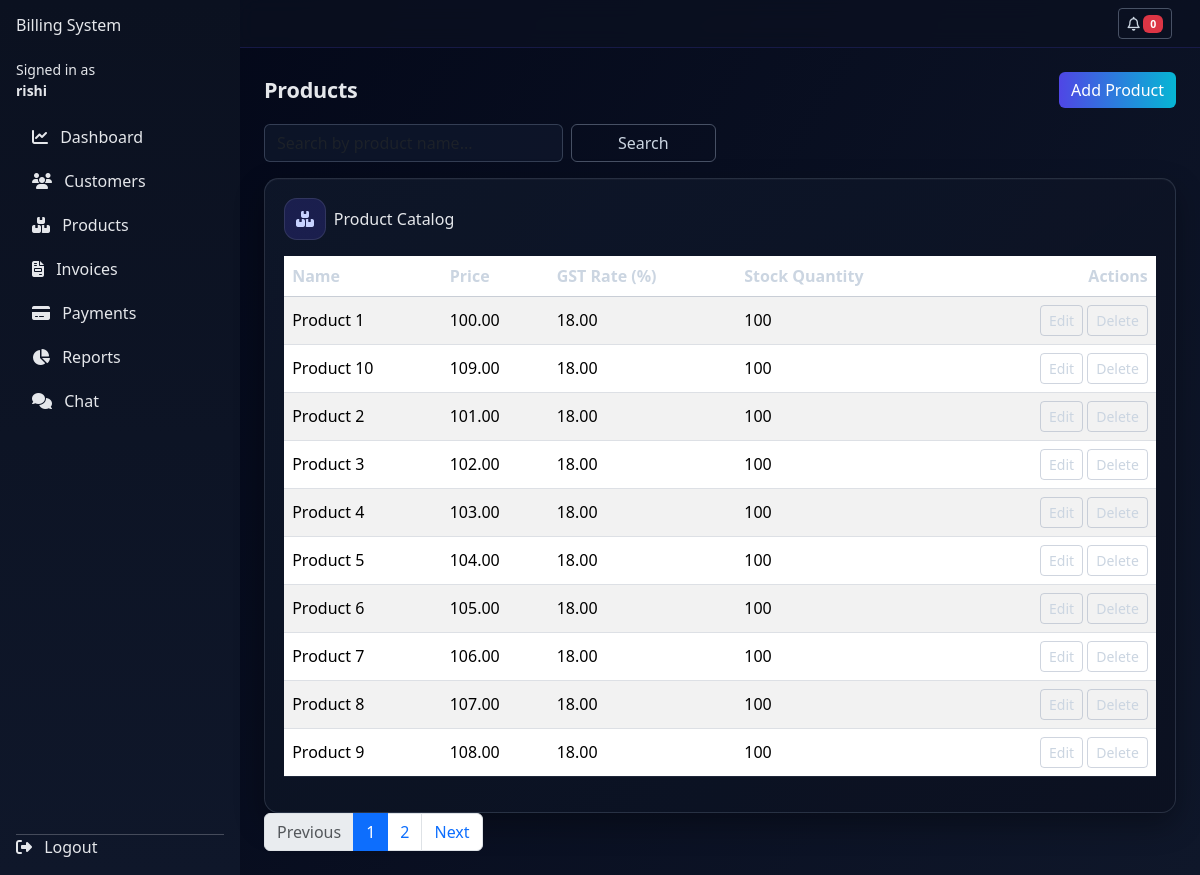
The app's page /products/ (signed in), older data.
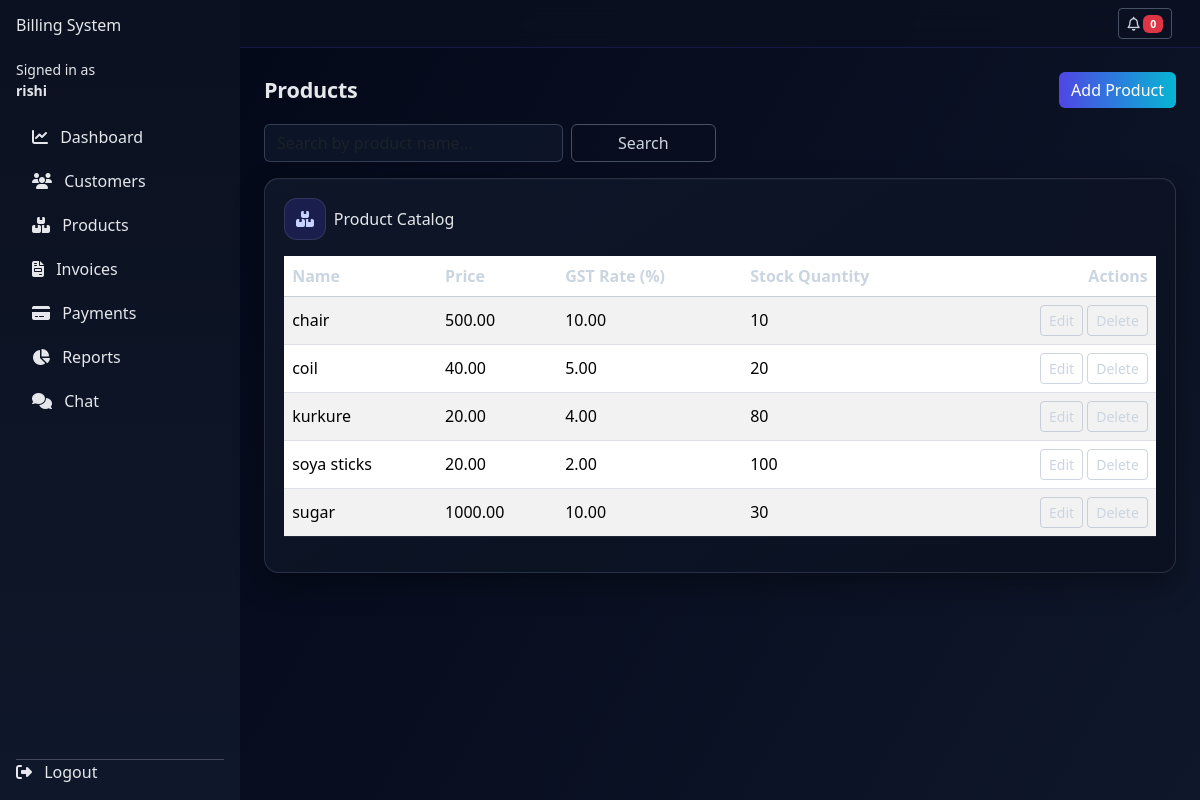
The same page, newer data.
### products/models.py (models this page shows, shortened)
class Product(models.Model):
    business = models.ForeignKey(
        "users.Business",
        on_delete=models.CASCADE,
        related_name="products",
        null=True,
        blank=True,
    )
    name = models.CharField(max_length=255)
    description = models.TextField(blank=True)
    price = models.DecimalField(max_digits=12, decimal_places=2)
    gst_rate = models.DecimalField(max_digits=5, decimal_places=2, help_text="GST percentage")
    stock_quantity = models.PositiveIntegerField(default=0)
    is_active = models.BooleanField(default=True)
    class Meta:
        ordering = ["name"]

### products/views.py (the view)
# urls.py: path("", views.product_list, name="product_list"),
@login_required
@approved_business_required
def product_list(request):
    query = request.GET.get("q", "").strip()
    products_qs = queryset_for_business(Product.objects.all(), request.user)
    if query:
        products_qs = products_qs.filter(Q(name__icontains=query))
    paginator = Paginator(products_qs, 10)
    page_number = request.GET.get("page")
    page_obj = paginator.get_page(page_number)
    return render(
        request,
        "products/product_list.html",
        {
            "page_obj": page_obj,
            "query": query,
        },
    )

### users/utils.py (called while the page is built)
def is_staff_or_superuser(user):
    return user.is_authenticated and (user.is_superuser or user.is_staff)

def queryset_for_business(model_qs: QuerySet, user, *, business_field: str = "business"):
    if is_staff_or_superuser(user):
        return model_qs
    b = get_owner_business(user)
    if not b:
        return model_qs.none()
    return model_qs.filter(**{business_field: b})

### templates/products/product_list.html (shortened to what this page needs)
{% extends "base.html" %}
{% block content %}
<div class="d-flex justify-content-between align-items-center mb-3 list-page-head">
  <h2 class="mb-0">Products</h2>
  <a href="{% url 'products:product_create' %}" class="btn btn-primary button-ripple">Add Product</a>
</div>
<form method="get" class="row g-2 mb-3">
  <div class="col-md-4">
    <input
      type="text"
      name="q"
      value="{{ query }}"
      class="form-control"
      placeholder="Search by product name..."
    >
  </div>
  <div class="col-md-2">
    <button type="submit" class="btn btn-outline-secondary w-100">Search</button>
  </div>
</form>
<div class="table-shell reveal-up">
  <div class="d-flex align-items-center gap-2 mb-3">
    <span class="table-icon"><i class="fa-solid fa-boxes-stacked"></i></span>
    <h6 class="mb-0">Product Catalog</h6>
  </div>
<div class="table-responsive">
  <table class="table table-striped table-hover align-middle">
    <thead>
      <tr>
        <th>Name</th>
        <th>Price</th>
        <th>GST Rate (%)</th>
        <th>Stock Quantity</th>
        <th class="text-end">Actions</th>
      </tr>
    </thead>
    <tbody>
      {% for product in page_obj %}
        <tr>
          <td>{{ product.name }}</td>
          <td>{{ product.price }}</td>
          <td>{{ product.gst_rate }}</td>
          <td>{{ product.stock_quantity }}</td>
          <td class="text-end">
            <a href="{% url 'products:product_update' product.pk %}" class="btn btn-sm btn-outline-primary">Edit</a>
            <a href="{% url 'products:product_delete' product.pk %}" class="btn btn-sm btn-outline-danger">Delete</a>
          </td>
        </tr>
      {% empty %}
        <tr>
          <td colspan="5" class="text-center">No products found.</td>
        </tr>
      {% endfor %}
    </tbody>
  </table>
</div>
</div>
{% if page_obj.has_other_pages %}
  <nav aria-label="Product pagination">
    <ul class="pagination">
      {% if page_obj.has_previous %}
        <li class="page-item">
          <a class="page-link" href="?q={{ query }}&page={{ page_obj.previous_page_number }}">Previous</a>
        </li>
      {% else %}
        <li class="page-item disabled"><span class="page-link">Previous</span></li>
      {% endif %}
      {% for num in page_obj.paginator.page_range %}
        {% if num == page_obj.number %}
          <li class="page-item active"><span class="page-link">{{ num }}</span></li>
        {% else %}
          <li class="page-item">
            <a class="page-link" href="?q={{ query }}&page={{ num }}">{{ num }}</a>
          </li>
        {% endif %}
      {% endfor %}
      {% if page_obj.has_next %}
        <li class="page-item">
          <a class="page-link" href="?q={{ query }}&page={{ page_obj.next_page_number }}">Next</a>
          </li>
      {% else %}
        <li class="page-item disabled"><span class="page-link">Next</span></li>
      {% endif %}
    </ul>
  </nav>
{% endif %}
{% endblock %}

Row changes from the older to the newer data that the page shows:
removed Product: name "Product 1", price "100.00", gst_rate "18.00", stock_quantity "100"
removed Product: name "Product 10", price "109.00", gst_rate "18.00", stock_quantity "100"
removed Product: name "Product 2", price "101.00", gst_rate "18.00", stock_quantity "100"
removed Product: name "Product 3", price "102.00", gst_rate "18.00", stock_quantity "100"
removed Product: name "Product 4", price "103.00", gst_rate "18.00", stock_quantity "100"
removed Product: name "Product 5", price "104.00", gst_rate "18.00", stock_quantity "100"
removed Product: name "Product 6", price "105.00", gst_rate "18.00", stock_quantity "100"
removed Product: name "Product 7", price "106.00", gst_rate "18.00", stock_quantity "100"
removed Product: name "Product 8", price "107.00", gst_rate "18.00", stock_quantity "100"
removed Product: name "Product 9", price "108.00", gst_rate "18.00", stock_quantity "100"
added Product: name "chair", price "500.00", gst_rate "10.00", stock_quantity "10"
added Product: name "coil", price "40.00", gst_rate "5.00", stock_quantity "20"
added Product: name "kurkure", price "20.00", gst_rate "4.00", stock_quantity "80"
added Product: name "soya sticks", price "20.00", gst_rate "2.00", stock_quantity "100"
added Product: name "sugar", price "1000.00", gst_rate "10.00", stock_quantity "30"
Text that changed along with them:
text no longer shown: "Previous Next"
list line gone: "1"
list line gone: "2"
